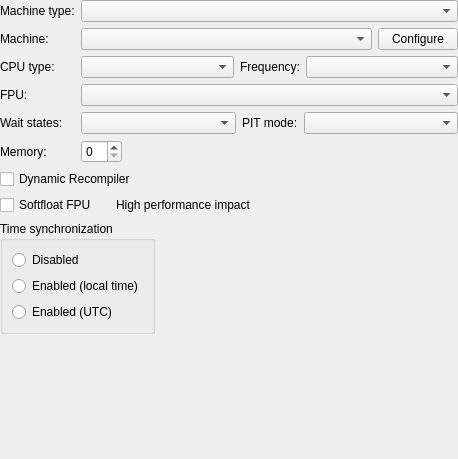
<?xml version="1.0" encoding="UTF-8"?>
<ui version="4.0">
 <class>SettingsMachine</class>
 <widget class="QWidget" name="SettingsMachine">
  <property name="geometry">
   <rect>
    <x>0</x>
    <y>0</y>
    <width>458</width>
    <height>459</height>
   </rect>
  </property>
  <property name="windowTitle">
   <string>Form</string>
  </property>
  <layout class="QVBoxLayout">
   <property name="leftMargin">
    <number>0</number>
   </property>
   <property name="topMargin">
    <number>0</number>
   </property>
   <property name="rightMargin">
    <number>0</number>
   </property>
   <property name="bottomMargin">
    <number>0</number>
   </property>
   <item>
    <widget class="QWidget" name="widget" native="true">
     <layout class="QGridLayout" name="gridLayout">
      <property name="leftMargin">
       <number>0</number>
      </property>
      <property name="topMargin">
       <number>0</number>
      </property>
      <property name="rightMargin">
       <number>0</number>
      </property>
      <property name="bottomMargin">
       <number>0</number>
      </property>
      <item row="0" column="1">
       <widget class="QComboBox" name="comboBoxMachineType">
        <property name="maxVisibleItems">
         <number>30</number>
        </property>
       </widget>
      </item>
      <item row="3" column="0">
       <widget class="QLabel" name="fpuHeader">
        <property name="text">
         <string>FPU:</string>
        </property>
       </widget>
      </item>
      <item row="5" column="0">
       <widget class="QLabel" name="memoryHeader">
        <property name="text">
         <string>Memory:</string>
        </property>
       </widget>
      </item>
      <item row="3" column="1">
       <widget class="QComboBox" name="comboBoxFPU">
        <property name="maxVisibleItems">
         <number>30</number>
        </property>
       </widget>
      </item>
      <item row="5" column="1">
       <widget class="QSpinBox" name="spinBoxRAM">
        <property name="sizePolicy">
         <sizepolicy hsizetype="Maximum" vsizetype="Fixed">
          <horstretch>0</horstretch>
          <verstretch>0</verstretch>
         </sizepolicy>
        </property>
       </widget>
      </item>
      <item row="0" column="0">
       <widget class="QLabel" name="label">
        <property name="text">
         <string>Machine type:</string>
        </property>
       </widget>
      </item>
      <item row="2" column="0">
       <widget class="QLabel" name="label_3">
        <property name="text">
         <string>CPU type:</string>
        </property>
       </widget>
      </item>
      <item row="2" column="1">
       <widget class="QWidget" name="widget_2" native="true">
        <layout class="QHBoxLayout" name="horizontalLayout">
         <property name="leftMargin">
          <number>0</number>
         </property>
         <property name="topMargin">
          <number>0</number>
         </property>
         <property name="rightMargin">
          <number>0</number>
         </property>
         <property name="bottomMargin">
          <number>0</number>
         </property>
         <item>
          <widget class="QComboBox" name="comboBoxCPU">
           <property name="sizePolicy">
            <sizepolicy hsizetype="MinimumExpanding" vsizetype="Fixed">
             <horstretch>0</horstretch>
             <verstretch>0</verstretch>
            </sizepolicy>
           </property>
           <property name="maxVisibleItems">
            <number>30</number>
           </property>
          </widget>
         </item>
         <item>
          <widget class="QLabel" name="label_7">
           <property name="text">
            <string>Frequency:</string>
           </property>
           <property name="alignment">
            <set>Qt::AlignLeading|Qt::AlignLeft|Qt::AlignVCenter</set>
           </property>
          </widget>
         </item>
         <item>
          <widget class="QComboBox" name="comboBoxSpeed">
           <property name="sizePolicy">
            <sizepolicy hsizetype="Expanding" vsizetype="Fixed">
             <horstretch>0</horstretch>
             <verstretch>0</verstretch>
            </sizepolicy>
           </property>
           <property name="maxVisibleItems">
            <number>30</number>
           </property>
          </widget>
         </item>
        </layout>
       </widget>
      </item>
      <item row="4" column="0">
       <widget class="QLabel" name="label_5">
        <property name="text">
         <string>Wait states:</string>
        </property>
       </widget>
      </item>
      <item row="1" column="0">
       <widget class="QLabel" name="label_2">
        <property name="text">
         <string>Machine:</string>
        </property>
       </widget>
      </item>
      <item row="1" column="1">
       <widget class="QWidget" name="widget_3" native="true">
        <layout class="QHBoxLayout" name="horizontalLayout_2">
         <property name="leftMargin">
          <number>0</number>
         </property>
         <property name="topMargin">
          <number>0</number>
         </property>
         <property name="rightMargin">
          <number>0</number>
         </property>
         <property name="bottomMargin">
          <number>0</number>
         </property>
         <item>
          <widget class="QComboBox" name="comboBoxMachine">
           <property name="maxVisibleItems">
            <number>30</number>
           </property>
          </widget>
         </item>
         <item>
          <widget class="QPushButton" name="pushButtonConfigure">
           <property name="sizePolicy">
            <sizepolicy hsizetype="Maximum" vsizetype="Fixed">
             <horstretch>0</horstretch>
             <verstretch>0</verstretch>
            </sizepolicy>
           </property>
           <property name="text">
            <string>Configure</string>
           </property>
          </widget>
         </item>
        </layout>
       </widget>
      </item>
      <item row="4" column="1">
       <widget class="QWidget" name="widget_4" native="true">
        <layout class="QHBoxLayout" name="horizontalLayout_3">
         <property name="leftMargin">
          <number>0</number>
         </property>
         <property name="topMargin">
          <number>0</number>
         </property>
         <property name="rightMargin">
          <number>0</number>
         </property>
         <property name="bottomMargin">
          <number>0</number>
         </property>
         <item>
          <widget class="QComboBox" name="comboBoxWaitStates">
           <property name="sizePolicy">
            <sizepolicy hsizetype="MinimumExpanding" vsizetype="Fixed">
             <horstretch>0</horstretch>
             <verstretch>0</verstretch>
            </sizepolicy>
           </property>
           <property name="maxVisibleItems">
            <number>30</number>
           </property>
          </widget>
         </item>
         <item>
          <widget class="QLabel" name="label_8">
           <property name="text">
            <string>PIT mode:</string>
           </property>
          </widget>
         </item>
         <item>
          <widget class="QComboBox" name="comboBoxPitMode">
           <property name="sizePolicy">
            <sizepolicy hsizetype="Expanding" vsizetype="Fixed">
             <horstretch>0</horstretch>
             <verstretch>0</verstretch>
            </sizepolicy>
           </property>
           <property name="maxVisibleItems">
            <number>30</number>
           </property>
          </widget>
         </item>
        </layout>
       </widget>
      </item>
     </layout>
    </widget>
   </item>
   <item>
    <layout class="QHBoxLayout" name="dynamicRecompilerLayout">
     <item>
      <widget class="QCheckBox" name="checkBoxDynamicRecompiler">
       <property name="sizePolicy">
        <sizepolicy hsizetype="Minimum" vsizetype="Fixed">
         <horstretch>2</horstretch>
         <verstretch>2</verstretch>
        </sizepolicy>
       </property>
       <property name="text">
        <string>Dynamic Recompiler</string>
       </property>
      </widget>
     </item>
    </layout>
   </item>
   <item>
    <layout class="QHBoxLayout" name="softFloatLayout">
     <item>
      <widget class="QCheckBox" name="checkBoxFPUSoftfloat">
       <property name="sizePolicy">
        <sizepolicy hsizetype="Fixed" vsizetype="Fixed">
         <horstretch>3</horstretch>
         <verstretch>3</verstretch>
        </sizepolicy>
       </property>
       <property name="text">
        <string>Softfloat FPU</string>
       </property>
      </widget>
     </item>
     <item>
      <widget class="QLabel" name="softFloatWarningIcon">
       <property name="text">
        <string/>
       </property>
      </widget>
     </item>
     <item>
      <widget class="QLabel" name="softFloatWarningText">
       <property name="text">
        <string>High performance impact</string>
       </property>
      </widget>
     </item>
     <item>
      <spacer name="softFloatHorizontalSpacer">
       <property name="orientation">
        <enum>Qt::Horizontal</enum>
       </property>
       <property name="sizeHint" stdset="0">
        <size>
         <width>40</width>
         <height>20</height>
        </size>
       </property>
      </spacer>
     </item>
    </layout>
   </item>
   <item>
    <widget class="QGroupBox" name="groupBox">
     <property name="sizePolicy">
      <sizepolicy hsizetype="Maximum" vsizetype="Preferred">
       <horstretch>0</horstretch>
       <verstretch>0</verstretch>
      </sizepolicy>
     </property>
     <property name="title">
      <string>Time synchronization</string>
     </property>
     <layout class="QVBoxLayout" name="verticalLayout_2">
      <item>
       <widget class="QRadioButton" name="radioButtonDisabled">
        <property name="text">
         <string>Disabled</string>
        </property>
       </widget>
      </item>
      <item>
       <widget class="QRadioButton" name="radioButtonLocalTime">
        <property name="text">
         <string>Enabled (local time)</string>
        </property>
       </widget>
      </item>
      <item>
       <widget class="QRadioButton" name="radioButtonUTC">
        <property name="text">
         <string>Enabled (UTC)</string>
        </property>
       </widget>
      </item>
     </layout>
    </widget>
   </item>
   <item>
    <spacer name="verticalSpacer">
     <property name="orientation">
      <enum>Qt::Vertical</enum>
     </property>
     <property name="sizeHint" stdset="0">
      <size>
       <width>20</width>
       <height>40</height>
      </size>
     </property>
    </spacer>
   </item>
  </layout>
 </widget>
 <resources/>
 <connections/>
</ui>
